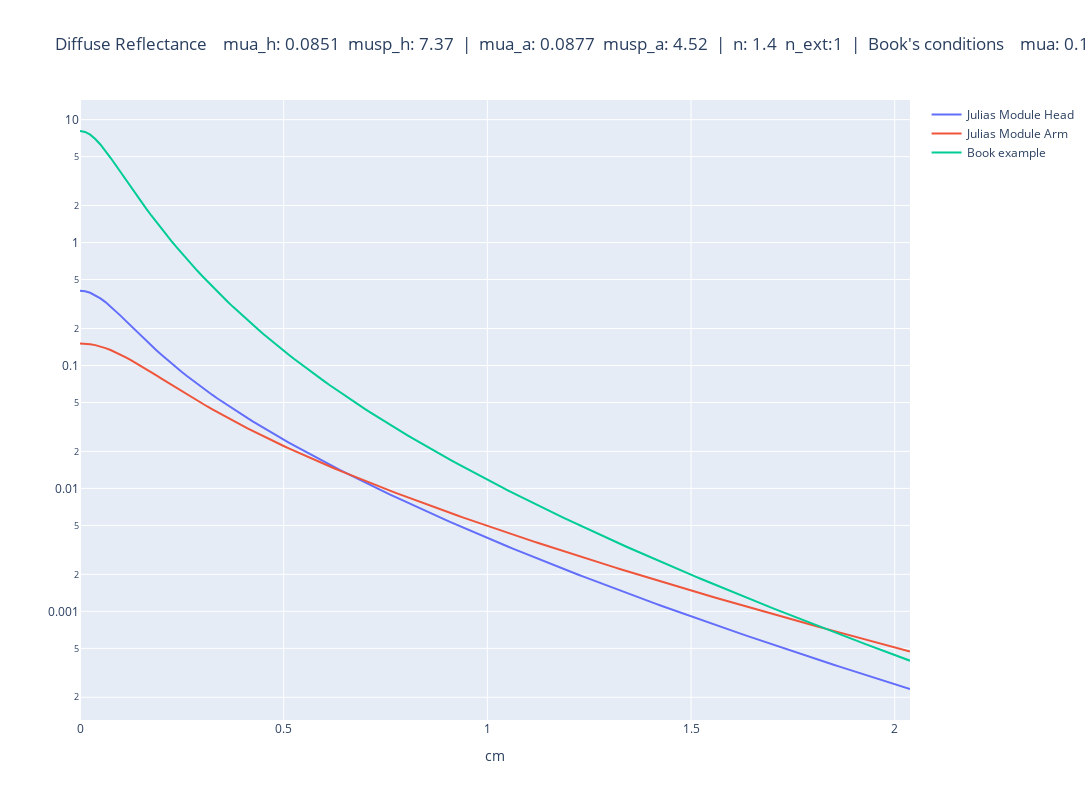

Write notebook code for a chart like this one.
### Code cell
comparing = go.Figure()
rho = np.arange(0,2.05,0.0125)

mua = 0.1;  musp = 10; n= 1; n_ext = 1;
result = model_ss(rho, mua, musp, n, n_ext)
result = np.abs(result)

mua_h = 0.0851;  musp_h = 7.37; n= 1.4; n_ext = 1;
mua_a = 0.0877; musp_a = 4.52; 

result_h = model_ss(rho, mua_h, musp_h, n, n_ext)
result_h = np.abs(result_h)

result_a = model_ss(rho, mua_a, musp_a, n, n_ext)
result_a = np.abs(result_a)


comparing.add_trace(go.Scatter(x = rho, y = (result_h/(2*np.pi)), name = 'Julias Module Head',showlegend=True))
comparing.add_trace(go.Scatter(x = rho, y = (result_a/(2*np.pi)), name = 'Julias Module Arm',showlegend=True))
comparing.add_trace(go.Scatter(x = rho, y = (result), name = 'Book example',showlegend=True))
comparing.update_layout(autosize=False,width=1500,height=800,title = "Diffuse Reflectance    mua_h: "+str(mua_h)+"  musp_h: "+str(musp_h)+"  |  mua_a: "+str(mua_a)+"  musp_a: "+str(musp_a)+"  |  n: "+str(n)+"  n_ext:"+str(n_ext)+"  |  Book's conditions    mua: 0.1    musp: 10    n: 1    n_ext: 1" , yaxis_title= '', xaxis_title = 'cm')
comparing.update_yaxes(type="log")

### Figure 1 — Plotly figure (JSON) as saved in the notebook; plotly's stock layout.template omitted (floating-point values rounded to 4 significant figures; data arrays with more than 128 entries replaced by an {"elided": "..."} marker saying what was removed)
{"data": [{"name": "Julias Module Head", "showlegend": true, "type": "scatter", "x": {"elided": "164 float values"}, "y": {"elided": "164 float values"}}, {"name": "Julias Module Arm", "showlegend": true, "type": "scatter", "x": {"elided": "164 float values"}, "y": {"elided": "164 float values"}}, {"name": "Book example", "showlegend": true, "type": "scatter", "x": {"elided": "164 float values"}, "y": {"elided": "164 float values"}}], "layout": {"autosize": false, "height": 800, "title": {"text": "Diffuse Reflectance    mua_h: 0.0851  musp_h: 7.37  |  mua_a: 0.0877  musp_a: 4.52  |  n: 1.4  n_ext:1  |  Book's conditions    mua: 0.1    musp: 10    n: 1    n_ext: 1"}, "width": 1500, "xaxis": {"autorange": true, "range": [0, 2.038], "title": {"text": "cm"}, "type": "linear"}, "yaxis": {"autorange": true, "range": [-3.884, 1.16], "title": {"text": ""}, "type": "log"}}}
